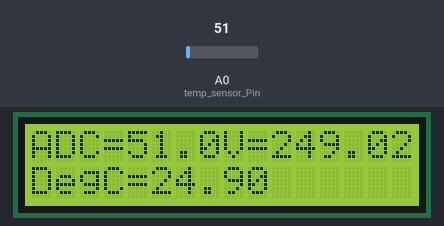
The sketch below on a simulated Arduino Uno, built with avr-gcc and run on an emulated ATmega328P. On the bench: 16×2 character LCD. Inputs (shaded band) come from the test bench; at power-on: A0 (temp_sensor_Pin) = 51. What the sketch prints to the serial monitor is not drawn.

Above: at 2.7 s.
2.8 s: A0 (temp_sensor_Pin) set to 61
At 5.3 s:
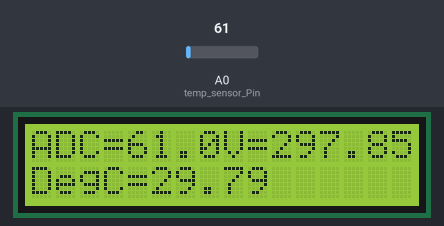
5.7 s: A0 (temp_sensor_Pin) set to 71
At 7.8 s:
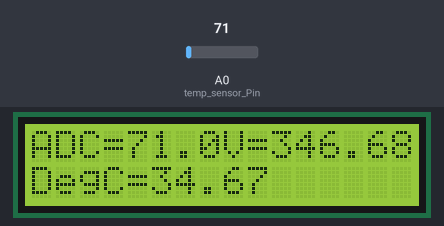
8.7 s: A0 (temp_sensor_Pin) set to 86
At 11.4 s:
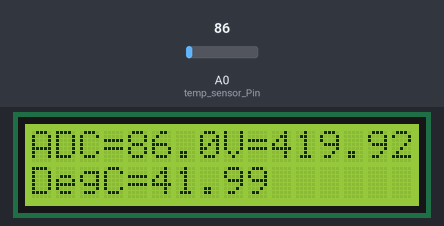
11.7 s: A0 (temp_sensor_Pin) set to 100
At 14.2 s:
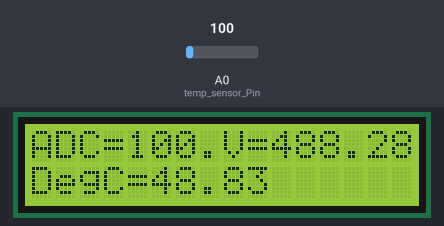
Timing chart, 0 to 15.7 s (numbered marks = the images above; inputs shaded):
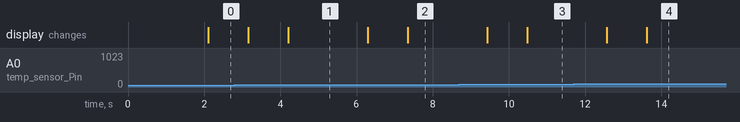

The sketch:

LM35_Temperature_Sensor_Averaged_LCD_Serial.ino
```cpp
/*

    LM35_temperature_Sensor_Averaged_LCD_serial

  This program  is an improvement over similar program which reads just one value and uses it.
  This program takes a number of samples N, set by the user and averages it.
  The delay between two samples is so adjusted that one average is calculated using N samples in 1000 ms or 1 second.


  The program will read from one ADC channel an analog value or voltage generated by LM35 temperature sensor.
  The sensor output is 10 millivolts per deg C of room temperature.At 30 Deg C, the sensor voltage is 10mV x 30 = 300 mV
  The Analog to digital converter section converts 0 to 5V or 5000 mV (Aref) into digital numbers 0 to 1023. hence at 30 deg when input voltage is 300 mV,
  the ADC will read a number or count of (300 mV /5000mV) * 1024 = 61.44. Since the number returned is an integer, it could be 61 or 62.

  The program display ADC count and absolute value of voltage and temperature thereof on LCD and Serial Port both.
  A delay of about 1 second is given between two readings so that data can be viewed easily on Serial.


 The circuit:
 * LCD RS pin to digital pin 13
 * LCD Enable pin to digital pin 12
 * LCD D4 pin to digital pin 5
 * LCD D5 pin to digital pin 4
 * LCD D6 pin to digital pin 3
 * LCD D7 pin to digital pin 2
 * Connect Arduino +5V and Ground pins to General Purpose Input / Output Board +5V and GND pins. Use red wire for +5v and black or green wire for GND.
 * Connect LM35 pin to analog input 0. Do not connect it to digital pin 0.

 Suggested improvement:
   1. Instead of reading one value every 1 second and using it, it may be better to read 10 values spread evenly over 0.1 seconds and taking an average
   of it and using the average. What do we gain from it.
   2. Can we extend the number of samples from 10 to 100 in a second?


   created by P. W Dandekar on 24th May 2010.
   modified on sept 28, 2015

 */

// include the library code:
#include <LiquidCrystal.h>

// initialize the library with the numbers of the interface pins
LiquidCrystal lcd(13, 12, 5, 4, 3, 2);

int n = 10; // initially take 10 samples in each second.
int i,sum;//define variables to read N samples and store their sum

float itemp; // define variables for ADC count, actual voltage measured in mV and actual temperature
float ftemp,fcelsius;
int temp_sensor_Pin = 0;

void setup() {
  // set up the LCD's number of rows and columns:
  lcd.begin(16, 2);
  // Print a message to the LCD.
  lcd.print("TempSensor LM35");// message squeezed in 16 char
  // initialize the serial communications:
  Serial.begin(9600);
  Serial.println("Temperature Sensor LM35 values......");//
  delay(1000);// delay of 1 second just for fun.


}// end of setup.

void loop() {
  // collect n samples and sum them up in var sum.
  sum = 0;// initialize sum to 0.
  for (i=0;i<n;i++)
  {
    sum = sum + analogRead(temp_sensor_Pin);// note that the value read from sensor gets added straight to var sum
    delay(1000/n);// adjust delay that so that we take n samples in one second.
  }
  // collection and summation of n samples in 1 second is completed. Note individual samples are not saved but their sum is.

  itemp = (float) sum / n; // itemp now gets an average of n values and not a single value as in previous sketch.
  // Rest of the code is same.

  ftemp = 5000.0 * itemp / 1024.0;// voltage in millivolts converted. Decimal point promotes or converts int into float.
  fcelsius = ftemp / 10.0  ;// convert voltage into temperature into degree Celcious.

  // we know that in present circumstances room temp will never exceed 50 deg C and ADC count will never be more than 3 digits
  // so we will format LCD message appropriately
  lcd.clear();
  lcd.setCursor(0, 0);
  lcd.print("ADC=");//
  lcd.print(itemp);// show legend and value of ADC count read

  lcd.setCursor(8, 0);// position the cursor on column 8 in top row
  lcd.print("V=");//
  lcd.print(ftemp);// show legend and value of voltage read from temperature sensor

 lcd.setCursor(0, 1);// position the cursor on column 0 in bottom row
 lcd.print("DegC=");//
 lcd.print(fcelsius);// show legend and value of actual temperature as a float

  // similarly format a message to be shown on serial monitor in PC

  Serial.print("LM35 temp sensor ADC count = ");
  Serial.print(itemp);// send legend and value of ADC count read

  Serial.print("  Voltage read in mV =  ");
  Serial.print(ftemp);// send legend and value of voltage read from temperature sensor

  Serial.print("  Temp in Deg C =  ");
  Serial.println(fcelsius);// send legend and value of voltage read from temperature sensor. Note newline command here.
  Serial.print("sum = ");//
  Serial.println(sum);//

// All the tasks done. Now waste 1 second before taking next reading.

}
```

Measured:
- after the input at 2.8 s, the display: first changes after 0.36 s (image 1 shows a later state)
- after the input at 5.7 s, the display: first changes after 0.60 s (image 2 shows a later state)
- after the input at 8.7 s, the display: first changes after 0.73 s (image 3 shows a later state)
- after the input at 11.7 s, the display: first changes after 0.87 s (image 4 shows a later state)
